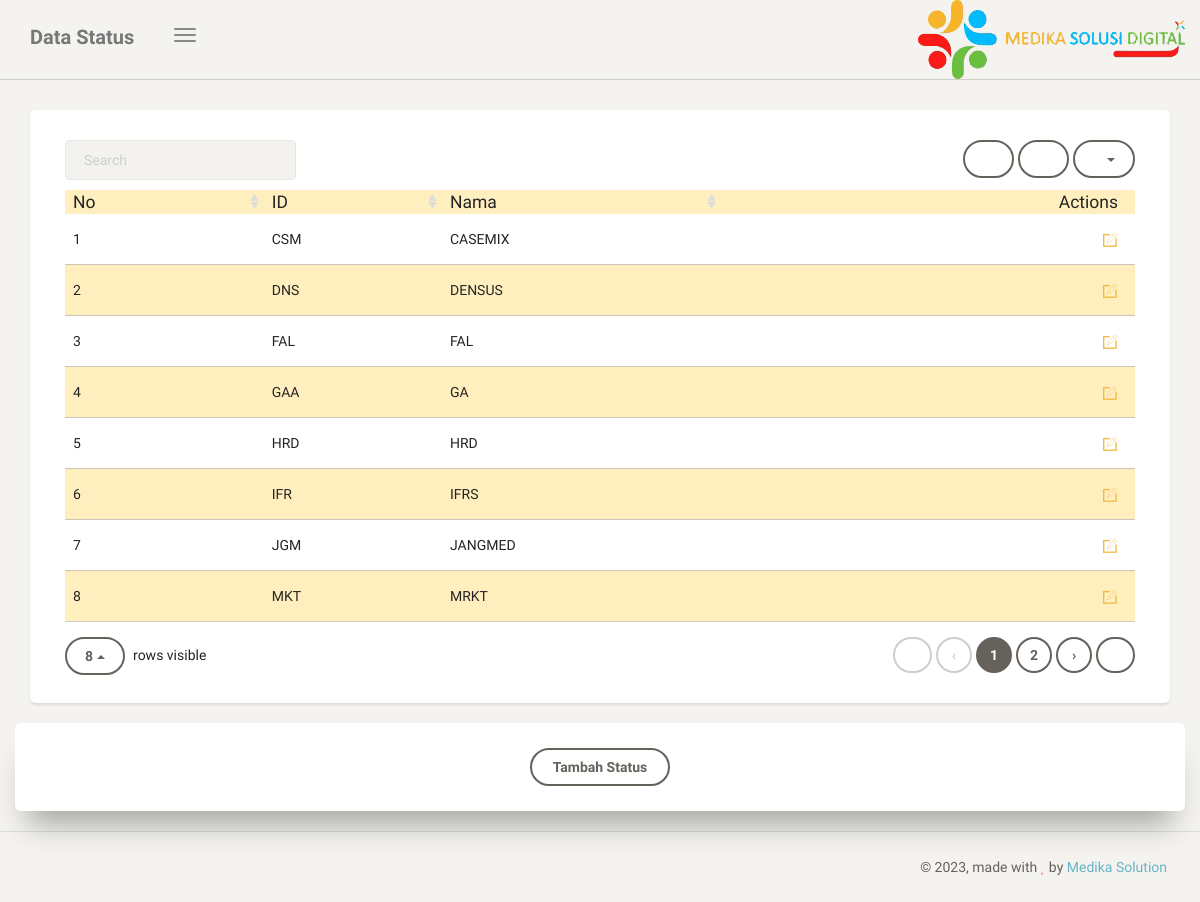
Page /status.php (signed in) on the committed database.
### tables this page shows
CREATE TABLE IF NOT EXISTS `data_golongan` (
  `id_golongan` varchar(10) NOT NULL,
  `nama_golongan` varchar(255) NOT NULL
);

### status.php (the view, shortened to what this page needs)
<!doctype html>
<html lang="en">
<head>
    <link href="assets/css/bootstrap.min.css" rel="stylesheet" />
    <link href="assets/css/paper-dashboard.css" rel="stylesheet"/>
    <link href="assets/css/demo.css" rel="stylesheet" />
    <link href="assets/css/font-awesome.min.css" rel="stylesheet">
    <link href="assets/css/themify-icons.css" rel="stylesheet">
</head>
<body>
	<div class="wrapper">
	    <div class="main-panel">
			<nav class="navbar navbar-default">
	            <div class="container-fluid">
	                <div class="navbar-header">
	                    <button type="button" class="navbar-toggle">
	                        <span class="icon-bar bar1"></span>
	                        <span class="icon-bar bar2"></span>
	                        <span class="icon-bar bar3"></span>
	                    </button>
	                    <a class="navbar-brand" href="#Dashboard">
							Data Status
						</a>
	                </div>
	                <div class="collapse navbar-collapse">
	                    <ul class="nav navbar-nav navbar-right">
	                        <li>
	                            <img src="assets/img/icon.png">
	                        </li>
	                    </ul>
	                </div>
	            </div>
	        </nav>
	        <div class="content">
	            <div class="container-fluid">
	                <div class="row">
	                    <div class="col-md-12">
	                        <div class="card">
	                            <div class="card-content">
	                                <table id="bootstrap-table" class="table">
	                                    <thead style="background-color:rgb(255, 239, 191);">
	                                         <th data-field="no" data-sortable="true">No</th>
	                                         <th data-field="id" data-sortable="true">ID</th>
                                             <th data-field="nama" data-sortable="true">Nama</th>
	                                    	<th data-field="actions" class="td-actions text-right" data-events="operateEvents" data-formatter="operateFormatter">Actions</th>
	                                    </thead>
	                                    <tbody>
<?php
		include 'koneksi.php';
		$no=0;
		$data = mysqli_query($koneksi,"select * from data_golongan");
		while($d = mysqli_fetch_array($data)){
		$no += 1;
?>
	                                        <tr
                                            <?php
											if($no % 2 == 0)
											{
												echo ' class="warning"';
											}
											?>
                                             >
	                                        	<td><?php echo $no; ?></td>
	                                        	<td><?php echo $d['id_golongan']; ?></td>
                                                <td><?php echo $d['nama_golongan']; ?></td>
	                                        	<td></td>
	                                        </tr>
<?php
		}
?>
	                                    </tbody>
	                                </table>
	                            </div>
	                        </div>
	                    </div>
	                </div>
	            </div>
	            <div class="card card-lock">
	            	 <button  onclick="location.href='editstatus.php'" type="button" class="btn btn-wd">Tambah Status</button>
	            </div>
	        </div>
            <footer class="footer">
                <div class="container-fluid">
                    <div class="copyright pull-right">
                        &copy; <script>document.write(new Date().getFullYear())</script>, made with <i class="fa fa-heart heart"></i> by <a href="">Medika Solution</a>
                    </div>
                </div>
            </footer>
	    </div>
	</div>
</body>
</html>

### rows in the picture
data_golongan: id_golongan "CSM", nama_golongan "CASEMIX"
data_golongan: id_golongan "DNS", nama_golongan "DENSUS"
data_golongan: id_golongan "FAL", nama_golongan "FAL"
data_golongan: id_golongan "GAA", nama_golongan "GA"
data_golongan: id_golongan "HRD", nama_golongan "HRD"
data_golongan: id_golongan "IFR", nama_golongan "IFRS"
data_golongan: id_golongan "JGM", nama_golongan "JANGMED"
data_golongan: id_golongan "MKT", nama_golongan "MRKT"
